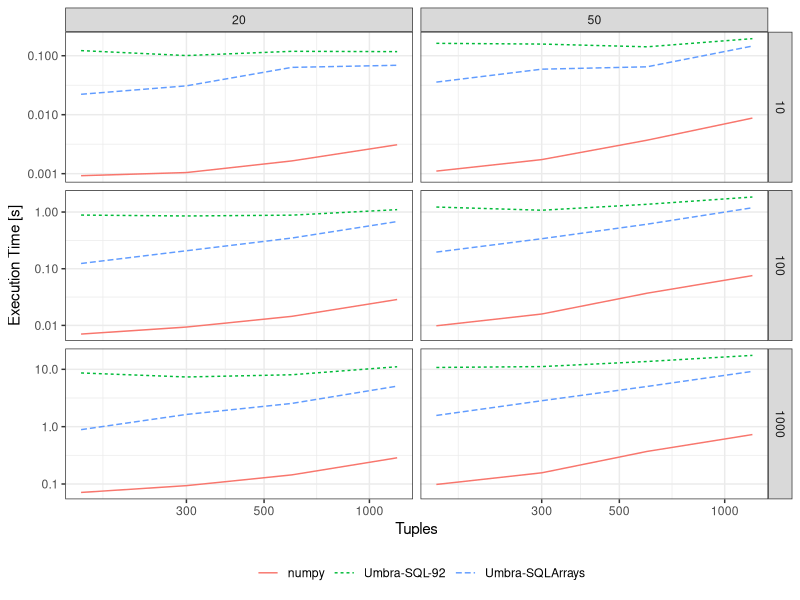

R code for this plot:
if(!require(data.table)) { install.packages("data.table"); library(data.table) }
if(!require(magrittr)) { install.packages("magrittr"); library(magrittr) }
if(!require(tidyr)) { install.packages("tidyr"); library(tidyr) }
if(!require(ggplot2)) { install.packages("ggplot2"); library(ggplot2) }
if(!require("scales")) { install.packages("scales"); library("scales") }
theme_set(theme_bw())

# nn
umbrann = as.data.table(read.csv(file="gd_nn.csv",header=TRUE,sep = ","))[name!="Operator"]
numpynn = as.data.table(read.csv(file="numpy_nn.csv",header=TRUE,sep = ","))
#psqlnn  = as.data.table(read.csv(file="psql_nn.csv",header=TRUE,sep = ","))

data2nn  = rbind(umbrann[threads==8,c("name", "atts", "limit", "lr", "iter", "execution_time")], numpynn[,c("name", "atts", "limit", "lr", "iter", "execution_time")]) #, psqlnn[,c("name", "atts", "limit", "lr", "iter", "execution_time")])
iris = ggplot(data2nn, aes(x=limit, y=execution_time, color=name, linetype=name)) + facet_grid(iter~atts, scales = "free") +
  geom_line() + xlab("Tuples") + ylab("Execution Time [s]") + theme(legend.position = "bottom")+ labs(color='', linetype='') + scale_x_continuous(trans='log10') + scale_y_continuous(trans='log10', labels=comma)

ggsave("iris.pdf", device = cairo_pdf, plot = iris, units = "in", width = 4, height = 3)
